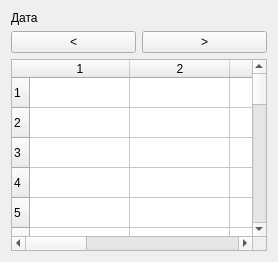
<ui version="4.0">
 <class>CalendarApp</class>
 <widget class="QWidget" name="CalendarWindow">
  <layout class="QVBoxLayout" name="verticalLayout">
   <item>
    <widget class="QLabel" name="labelDateRange">
     <property name="text">
      <string>Дата</string>
     </property>
    </widget>
   </item>
   <item>
    <layout class="QHBoxLayout">
     <item>
      <widget class="QPushButton" name="buttonPreviousWeek">
       <property name="text">
        <string>&lt;</string>
       </property>
      </widget>
     </item>
     <item>
      <widget class="QPushButton" name="buttonNextWeek">
       <property name="text">
        <string>&gt;</string>
       </property>
      </widget>
     </item>
    </layout>
   </item>
   <item>
    <widget class="QTableWidget" name="tableWidget">
     <property name="rowCount">
      <number>24</number>
     </property>
     <property name="columnCount">
      <number>7</number>
     </property>
    </widget>
   </item>
  </layout>
 </widget>
 <resources/>
 <connections/>
</ui>
